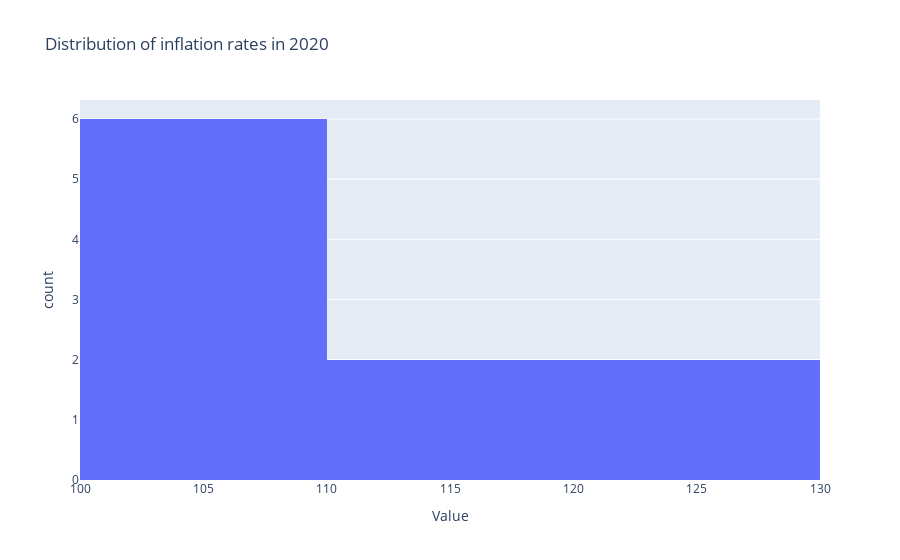
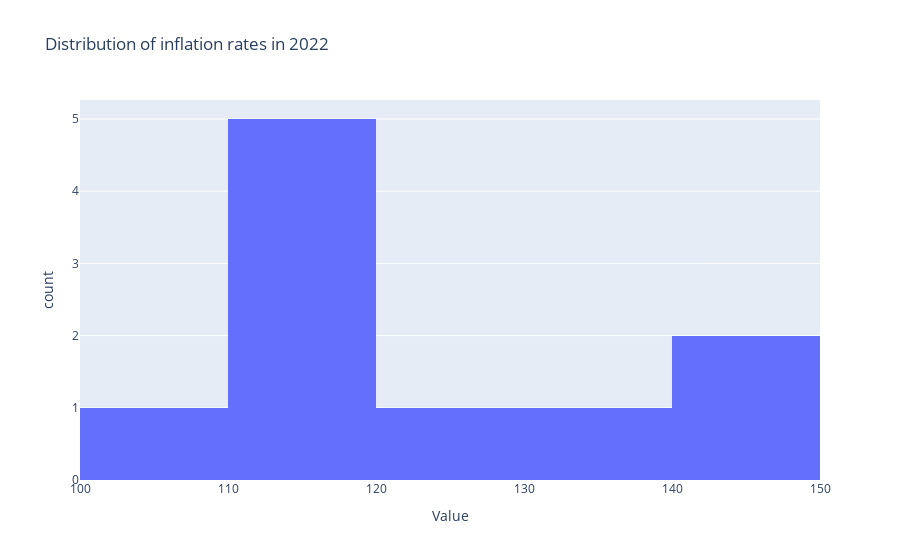
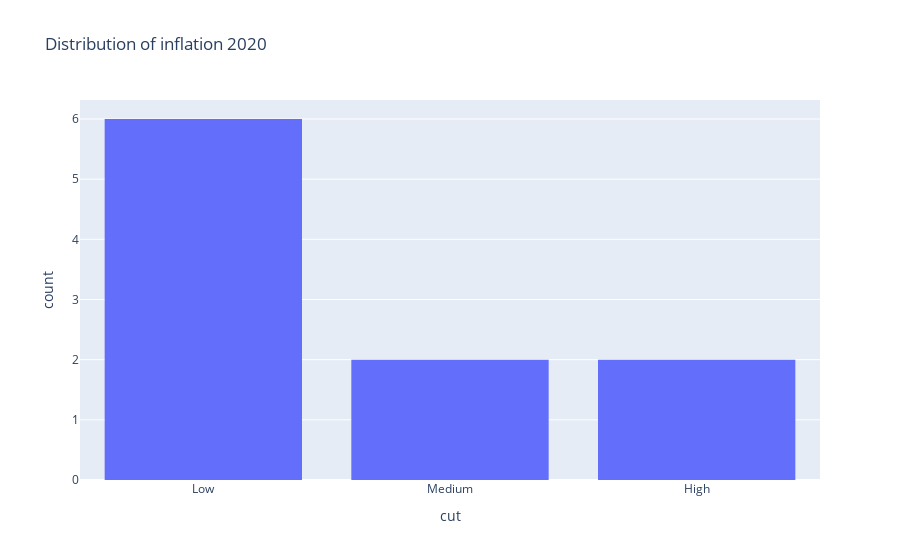
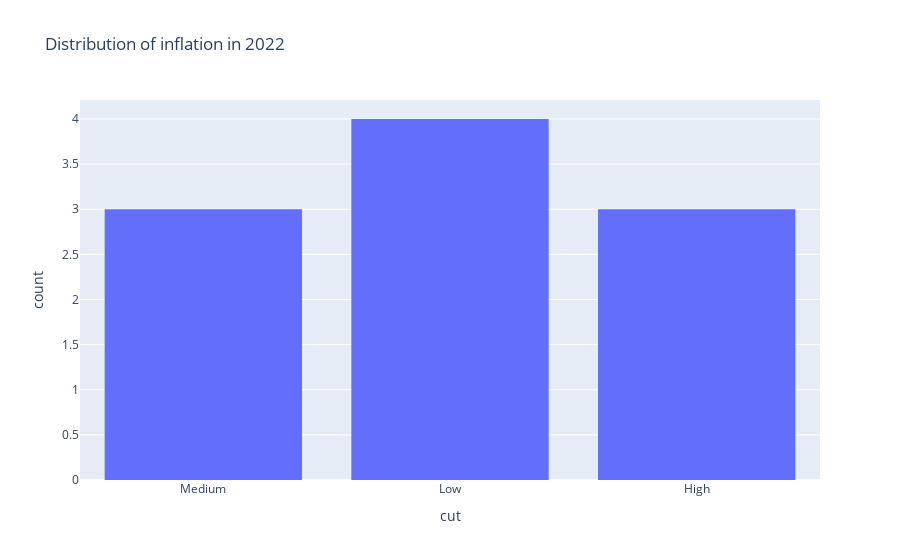

Source (notebook cell) for these figures, in order:
### Code cell
{
    "tags": [
        "hide-input",
    ]
}

inflation_original20 = px.histogram(inflation2020, x='Value', title='Distribution of inflation rates in 2020')
inflation_original22 = px.histogram(inflation2022, x='Value', title='Distribution of inflation rates in 2022')

# Cut
inflation2020['cut'] = pd.cut(inflation2020['Value'], bins=3, right=True, labels=['Low', 'Medium', 'High'])
fig_cut20 = px.histogram(inflation2020, x="cut", title='Distribution of inflation 2020')

# Cut
inflation2022['cut'] = pd.cut(inflation2022['Value'], bins=3, right=True, labels=['Low', 'Medium', 'High'])
fig_cut22 = px.histogram(inflation2022, x="cut", title='Distribution of inflation in 2022')

inflation_original20.show()
inflation_original22.show()
fig_cut20.show()
fig_cut22.show()

### Figure 1 — Plotly figure (JSON) as saved in the notebook; plotly's stock layout.template omitted (floating-point values rounded to 4 significant figures)
{"data": [{"alignmentgroup": "True", "bingroup": "x", "hovertemplate": "Value=%{x}<br>count=%{y}<extra></extra>", "legendgroup": "", "marker": {"color": "#636efa", "pattern": {"shape": ""}}, "name": "", "offsetgroup": "", "orientation": "v", "showlegend": false, "type": "histogram", "x": [108.2, 107.5, 107.6, 103.3, 100.7, 114.8, 111.5, 128.2, 105.0, 125.9], "xaxis": "x", "yaxis": "y"}], "layout": {"barmode": "relative", "legend": {"tracegroupgap": 0}, "title": {"text": "Distribution of inflation rates in 2020"}, "xaxis": {"anchor": "y", "domain": [0, 1], "title": {"text": "Value"}}, "yaxis": {"anchor": "x", "domain": [0, 1], "title": {"text": "count"}}}}

### Figure 2 — Plotly figure (JSON) as saved in the notebook; plotly's stock layout.template omitted (floating-point values rounded to 4 significant figures)
{"data": [{"alignmentgroup": "True", "bingroup": "x", "hovertemplate": "Value=%{x}<br>count=%{y}<extra></extra>", "legendgroup": "", "marker": {"color": "#636efa", "pattern": {"shape": ""}}, "name": "", "offsetgroup": "", "orientation": "v", "showlegend": false, "type": "histogram", "x": [119.5, 121.4, 119.9, 112.8, 104.1, 134.0, 114.8, 142.4, 110.9, 141.0], "xaxis": "x", "yaxis": "y"}], "layout": {"barmode": "relative", "legend": {"tracegroupgap": 0}, "title": {"text": "Distribution of inflation rates in 2022"}, "xaxis": {"anchor": "y", "domain": [0, 1], "title": {"text": "Value"}}, "yaxis": {"anchor": "x", "domain": [0, 1], "title": {"text": "count"}}}}

### Figure 3 — Plotly figure (JSON) as saved in the notebook; plotly's stock layout.template omitted (floating-point values rounded to 4 significant figures)
{"data": [{"alignmentgroup": "True", "bingroup": "x", "hovertemplate": "cut=%{x}<br>count=%{y}<extra></extra>", "legendgroup": "", "marker": {"color": "#636efa", "pattern": {"shape": ""}}, "name": "", "offsetgroup": "", "orientation": "v", "showlegend": false, "type": "histogram", "x": ["Low", "Low", "Low", "Low", "Low", "Medium", "Medium", "High", "Low", "High"], "xaxis": "x", "yaxis": "y"}], "layout": {"barmode": "relative", "legend": {"tracegroupgap": 0}, "title": {"text": "Distribution of inflation 2020"}, "xaxis": {"anchor": "y", "domain": [0, 1], "title": {"text": "cut"}}, "yaxis": {"anchor": "x", "domain": [0, 1], "title": {"text": "count"}}}}

### Figure 4 — Plotly figure (JSON) as saved in the notebook; plotly's stock layout.template omitted (floating-point values rounded to 4 significant figures)
{"data": [{"alignmentgroup": "True", "bingroup": "x", "hovertemplate": "cut=%{x}<br>count=%{y}<extra></extra>", "legendgroup": "", "marker": {"color": "#636efa", "pattern": {"shape": ""}}, "name": "", "offsetgroup": "", "orientation": "v", "showlegend": false, "type": "histogram", "x": ["Medium", "Medium", "Medium", "Low", "Low", "High", "Low", "High", "Low", "High"], "xaxis": "x", "yaxis": "y"}], "layout": {"barmode": "relative", "legend": {"tracegroupgap": 0}, "title": {"text": "Distribution of inflation in 2022"}, "xaxis": {"anchor": "y", "domain": [0, 1], "title": {"text": "cut"}}, "yaxis": {"anchor": "x", "domain": [0, 1], "title": {"text": "count"}}}}
